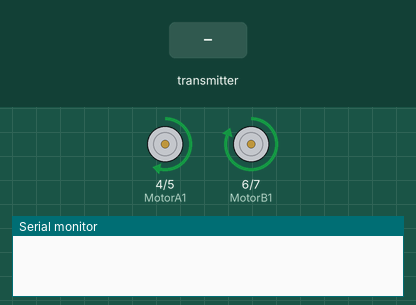
Simulated run of this sketch. Board: Arduino Uno, built with avr-gcc and run on an emulated ATmega328P. Shown: motor-driver pin pairs drawn as motors (green arrow = first pin HIGH = forward, orange = second pin HIGH = backward, longer = more drive, scaled by the enable pin), the last lines printed to the serial monitor. The test bench sets the inputs (shaded band). No radio packets arrive unless stated.

Above: at 1.2 s.
1.3 s: the transmitter starts sending pitch = 0
At 2.1 s:
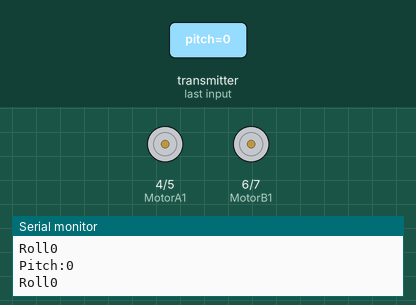
2.8 s: the transmitter starts sending pitch = 256
At 3.3 s:
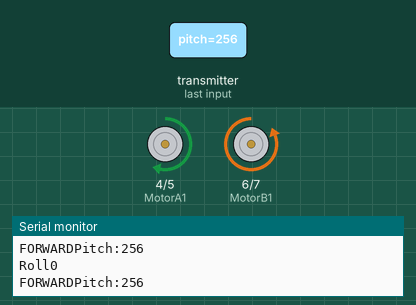
Timing chart, 0 to 5.8 s (numbered marks = the images above; inputs shaded):
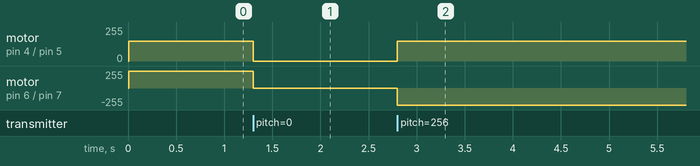

Measured:
- after the input at 1.3 s, motor on pin 4 (MotorA1) / pin 5 (MotorA2): forward 150/255 → stopped at once; motor on pin 6 (MotorB1) / pin 7 (MotorB2): forward 255/255 → stopped at once
- after the input at 2.8 s, motor on pin 4 (MotorA1) / pin 5 (MotorA2): stopped → forward 150/255 at once; motor on pin 6 (MotorB1) / pin 7 (MotorB2): stopped → backward 255/255 at once

The sketch:

receiver.cpp.ino
```cpp
#include<SPI.h>
#include<nRF24L01.h>
#include<RF24.h>

int ENA = 3;
int ENB = 8;
int MotorA1 = 4;
int MotorA2 = 5;
int MotorB1 = 6;
int MotorB2 = 7;

RF24 radio(9, 10);

const byte address[6] = "00001";

struct Data {
  int pitch;
  int roll;

};
Data receive_data;


void setup() {
  // put your setup code here, to run once:
Serial.begin(9600);
radio.begin();
radio.openReadingPipe(0,address);
radio.startListening();
pinMode(ENA, OUTPUT);
pinMode(ENB, OUTPUT);
pinMode(MotorA1, OUTPUT);
pinMode(MotorA2, OUTPUT);
pinMode(MotorB1, OUTPUT);
pinMode(MotorB2, OUTPUT);
for(int i=0;i<=1000;i++)
{
   digitalWrite(MotorA1, HIGH);
  digitalWrite(MotorA2, LOW);
  digitalWrite(MotorB1, HIGH);
  digitalWrite(MotorB2, LOW);
  analogWrite(ENA, 150);
  analogWrite(ENB, 150);

  }
}


void loop() {


while(radio.available()) {
    radio.read(&receive_data, sizeof(Data));
    Serial.print("Pitch:");
    Serial.println(receive_data.pitch);
    Serial.print("Roll");
    Serial.println(receive_data.roll);

 if(receive_data.pitch < -35) {   //backward

  Serial.println("BACKWARD");
  digitalWrite(MotorA1, LOW);
  digitalWrite(MotorA2, HIGH);
  digitalWrite(MotorB1, HIGH);
  digitalWrite(MotorB2, LOW);
  analogWrite(ENA, 150);
  analogWrite(ENB, 150);


}else if(receive_data.pitch > 30) { //forward
    Serial.print("FORWARD");
  digitalWrite(MotorA1, HIGH);
  digitalWrite(MotorA2, LOW);
  digitalWrite(MotorB1, LOW);
  digitalWrite(MotorB2, HIGH);
  analogWrite(ENA, 150);
  analogWrite(ENB, 150);


} else if(receive_data.roll > 30){  //right
  Serial.print("RIGHT");
 digitalWrite(MotorA1, HIGH);
  digitalWrite(MotorA2, LOW);
  digitalWrite(MotorB1, HIGH);
  digitalWrite(MotorB2, LOW);
  analogWrite(ENA, 150);
  analogWrite(ENB, 150);

}
else if(receive_data.roll < -35){  //left
 Serial.print("LEFT");
  digitalWrite(MotorA1, LOW);
  digitalWrite(MotorA2, HIGH);
  digitalWrite(MotorB1, LOW);
  digitalWrite(MotorB2, HIGH);
  analogWrite(ENA, 150);
  analogWrite(ENB, 150);
}
//STOP
else {
  digitalWrite(MotorA1, LOW);
  digitalWrite(MotorA2, LOW);
  digitalWrite(MotorB1, LOW);
  digitalWrite(MotorB2, LOW);
  analogWrite(ENA, 0);
  analogWrite(ENB, 0);
  }
 }


}
```
